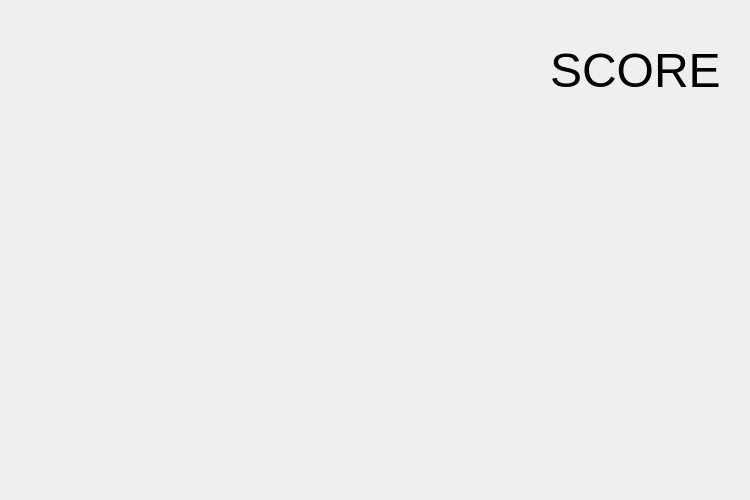
<?xml version="1.0" encoding="UTF-8"?>
<ui version="4.0">
 <class>MainWindow</class>
 <widget class="QMainWindow" name="MainWindow">
  <property name="geometry">
   <rect>
    <x>0</x>
    <y>0</y>
    <width>750</width>
    <height>500</height>
   </rect>
  </property>
  <property name="windowTitle">
   <string>MainWindow</string>
  </property>
  <widget class="QWidget" name="centralWidget">
   <widget class="QLabel" name="label">
    <property name="geometry">
     <rect>
      <x>550</x>
      <y>20</y>
      <width>171</width>
      <height>100</height>
     </rect>
    </property>
    <property name="font">
     <font>
      <pointsize>36</pointsize>
     </font>
    </property>
    <property name="text">
     <string>SCORE</string>
    </property>
   </widget>
   <widget class="QLabel" name="label_2">
    <property name="geometry">
     <rect>
      <x>550</x>
      <y>120</y>
      <width>171</width>
      <height>100</height>
     </rect>
    </property>
    <property name="font">
     <font>
      <pointsize>36</pointsize>
     </font>
    </property>
    <property name="text">
     <string/>
    </property>
   </widget>
  </widget>
 </widget>
 <layoutdefault spacing="6" margin="11"/>
 <resources/>
 <connections/>
</ui>
